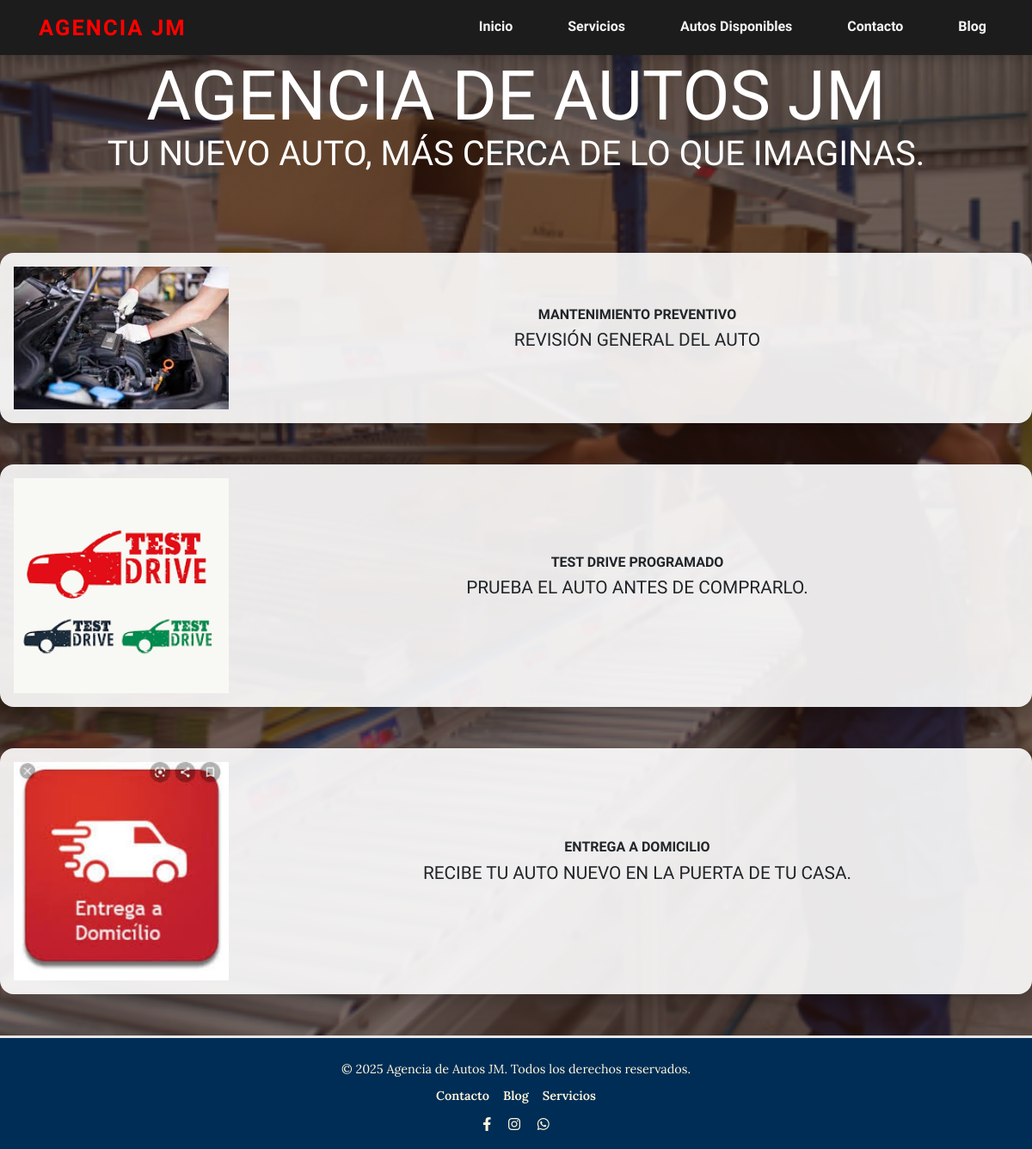
Screenshot of /servicios with the database file from the repository.
### servicios/models.py (models this page shows, shortened)
class Servicios(models.Model):  # Usa mayúscula si es el nombre de la clase (por convención)
    titulo = models.CharField(max_length=50)
    contenido = models.CharField(max_length=50)
    imagen = models.ImageField(upload_to='servicios')
    created = models.DateField(auto_now_add=True)
    update = models.DateField(auto_now=True)
    class Meta:
        verbose_name = 'servicios'
        verbose_name_plural = 'servicios'

### servicios/views.py (the view)
# urls.py: path('servicios', include('servicios.urls')),
def servicios(request):
    servicios=Servicios.objects.all()
    return render(request,"servicios/servicios.html", {"servicios": servicios} )

### servicios/templates/servicios/servicios.html
{% extends "ProyectoWebApp/base.html" %}
{% load static %}
{% block extra_head %}
<link rel="stylesheet" href="{% static 'ProyectoWebApp/css/servicios.css' %}">
{% endblock %}
{% block content %}
  {% for servicio in servicios %}
  <div class="servicio-card">
    <img src="{{ servicio.imagen.url }}" alt="{{ servicio.titulo }}">
    <div class="servicio-info">
      <h2 class="section-heading mb-4">
        <span class="section-heading-upper">{{ servicio.titulo }}</span>
        <span class="section-heading-lower">{{ servicio.contenido }}</span>
      </h2>
    </div>
  </div>
  {% endfor %}
{% endblock %}

### ProyectoWebApp/static/ProyectoWebApp/css/gestion.css (style rules this page uses)
body { font-family: 'Lora'; background: linear-gradient(rgba(47, 23, 15, 0.65), rgba(47, 23, 15, 0.65)), url("../img/negro.jpg"); background-repeat: no-repeat !important ; background-attachment: fixed !important; background-position: center !important; background-size: cover !important; }
h1, h2, h3, h4, h5, h6 { font-family: 'Raleway'; }
.section-heading { text-transform: uppercase; }
.section-heading .section-heading-upper { display: block; font-size: 1rem; font-weight: 800; padding-bottom:.5rem; }
.section-heading .section-heading-lower { display: block; font-size: 3rem; font-weight: 100; }
body { margin-top: 100px; }

### ProyectoWebApp/static/ProyectoWebApp/css/autos_destacados.css (style rules this page uses)
body { font-family: 'Raleway', sans-serif; background-color: #f8f9fa; margin: 0; padding: 0; }

### ProyectoWebApp/static/ProyectoWebApp/css/servicios.css (style rules this page uses)
body { font-family: 'Lora'; background: linear-gradient(rgba(47, 23, 15, 0.65), rgba(47, 23, 15, 0.65)), url("../img/bg_main.jpg"); background-attachment: fixed; background-position: center; background-size: cover; }
h1, h2, h3, h4, h5, h6 { font-family: 'Raleway'; }
.section-heading { text-transform: uppercase; }
.section-heading .section-heading-upper { display: block; font-size: 1rem; font-weight: 800; padding-bottom:.5rem; }
.section-heading .section-heading-lower { display: block; font-size: 3rem; font-weight: 100; }
.servicio-card { margin-bottom: 3rem; background-color: rgba(255, 255, 255, 0.9); border-radius: 1rem; overflow: hidden; box-shadow: 0 8px 24px rgba(0, 0, 0, 0.2); display: flex; flex-wrap: wrap; align-items: center; padding: 1rem; gap: 2rem; }
.servicio-card img { max-width: 100%; width: 250px; flex-shrink: 0; }
.servicio-info { flex: 1; padding: 1rem 2rem; text-align: center; }
.servicio-info .section-heading-upper { font-size: 1rem; }
.servicio-info .section-heading-lower { font-size: 1.3rem; font-weight: 400; line-height: 1.5rem; }

### rows the page displays
Servicios: imagen (picture), titulo "MANTENIMIENTO PREVENTIVO", contenido "REVISIÓN GENERAL DEL AUTO"
Servicios: imagen (picture), titulo "TEST DRIVE PROGRAMADO", contenido "PRUEBA EL AUTO ANTES DE COMPRARLO."
Servicios: imagen (picture), titulo "ENTREGA A DOMICILIO", contenido "RECIBE TU AUTO NUEVO EN LA PUERTA DE TU CASA."
